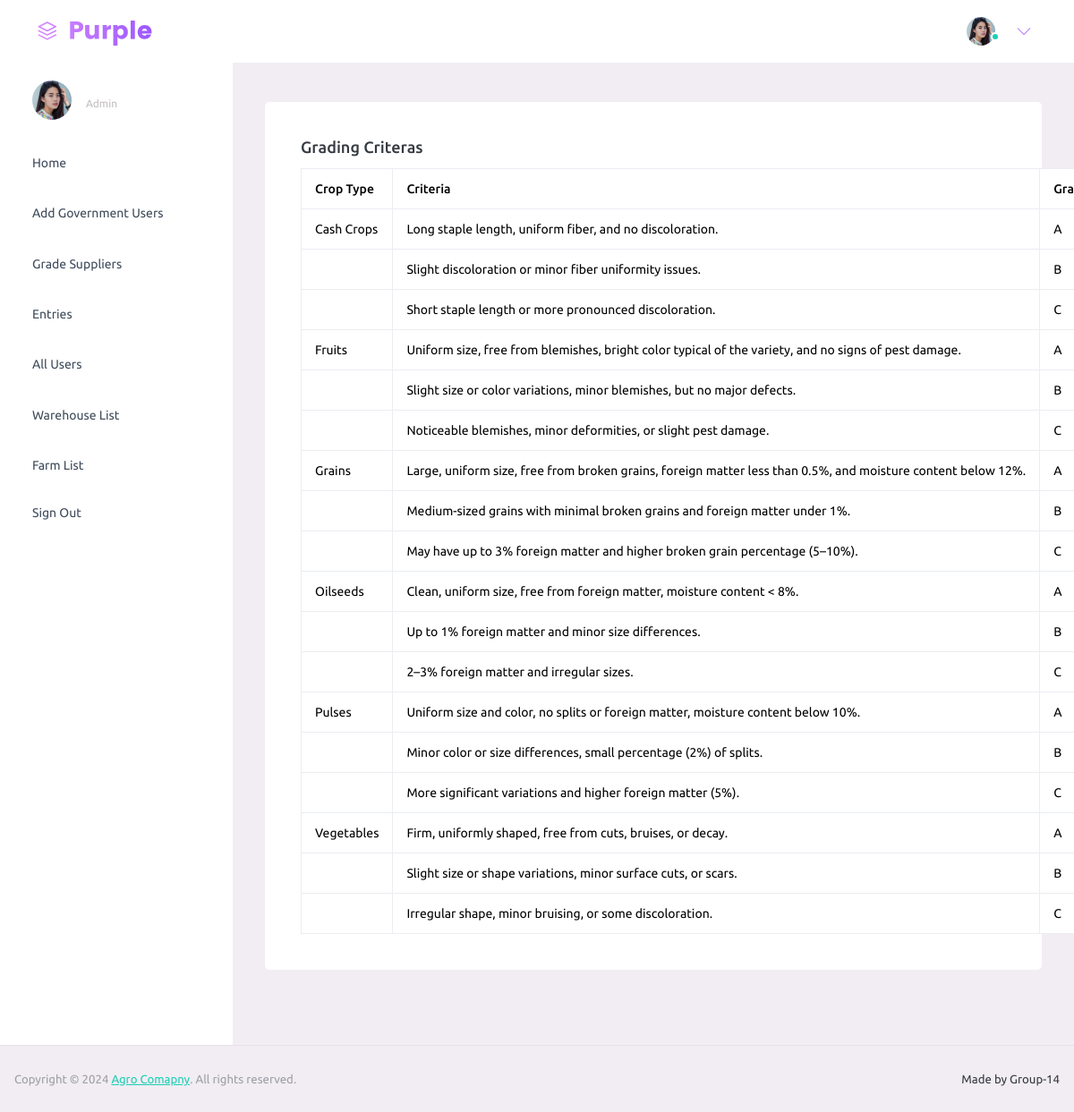
The app's page /backend/grading_criteria.php with its own data.
### tables this page shows
CREATE TABLE `grading_criteria_t` (
  `Type` varchar(30) NOT NULL,
  `Grade` varchar(20) NOT NULL,
  `Criteria` varchar(500) NOT NULL
);

### backend/grading_criteria.php (the view, shortened to what this page needs)
<?php
include 'connect.php';
?>
<!DOCTYPE html>
<html lang="en">
  <head>
    <link rel="stylesheet" href="../assets/vendors/mdi/css/materialdesignicons.min.css">
    <link rel="stylesheet" href="../assets/vendors/ti-icons/css/themify-icons.css">
    <link rel="stylesheet" href="../assets/vendors/css/vendor.bundle.base.css">
    <link rel="stylesheet" href="../assets/vendors/font-awesome/css/font-awesome.min.css">
    <link rel="stylesheet" href="../assets/vendors/font-awesome/css/font-awesome.min.css" />
    <link rel="stylesheet" href="../assets/vendors/bootstrap-datepicker/bootstrap-datepicker.min.css">
    <link rel="stylesheet" href="../assets/css/style.css">
  </head>
  <body>
    <div class="container-scroller">
      <nav class="navbar default-layout-navbar col-lg-12 col-12 p-0 fixed-top d-flex flex-row">
        <div class="text-center navbar-brand-wrapper d-flex align-items-center justify-content-start">
          <a class="navbar-brand brand-logo" href="index.html"><img src="../assets/images/logo.svg" alt="logo" /></a>
        </div>
        <div class="navbar-menu-wrapper d-flex align-items-stretch">
          <button class="navbar-toggler navbar-toggler align-self-center" type="button" data-toggle="minimize">
            <span class="mdi mdi-menu"></span>
          </button>
          <ul class="navbar-nav navbar-nav-right">
            <li class="nav-item nav-profile dropdown">
              <a class="nav-link dropdown-toggle" id="profileDropdown" href="#" data-bs-toggle="dropdown" aria-expanded="false">
                <div class="nav-profile-img">
                  <img src="../assets/images/faces/face23.jpg" alt="image">
                  <span class="availability-status online"></span>
                </div>
              </a>
            </li>
          </ul>
        </div>
      </nav>
      <div class="container-fluid page-body-wrapper">
        <nav class="sidebar sidebar-offcanvas" id="sidebar">
          <ul class="nav">
            <li class="nav-item nav-profile">
              <a href="#" class="nav-link">
                <div class="nav-profile-image">
                  <img src="../assets/images/faces/face23.jpg" alt="profile" />
                </div>
                <div class="nav-profile-text d-flex flex-column">
                  <span class="text-secondary text-small">Admin</span>
                </div>
                <i class="mdi mdi-bookmark-check text-success nav-profile-badge"></i>
              </a>
            </li>
            <li class="nav-item">
              <a class="nav-link" href="../admin.php">
                <span class="menu-title">Home</span>
                <i class="mdi mdi-home menu-icon"></i>
              </a>
            </li>
            <li class="nav-item">
              <a class="nav-link" href="adminpages/admin-add-user.php">
                <span class="menu-title">Add Government Users</span>
                <i class="mdi mdi-home menu-icon"></i>
              </a>
            </li>
            <li class="nav-item">
              <a class="nav-link" href="adminpages/admin-grade-supplier.php">
                <span class="menu-title">Grade Suppliers</span>
                <i class="mdi mdi-home menu-icon"></i>
              </a>
            </li>
            <li class="nav-item">
              <a class="nav-link" data-bs-toggle="collapse" href="#forms" aria-expanded="false" aria-controls="forms">
                <span class="menu-title">Entries</span>
                <i class="mdi mdi-format-list-bulleted menu-icon"></i>
              </a>
            </li>
            <li class="nav-item">
              <a class="nav-link" data-bs-toggle="collapse" href="#ui-basic" aria-expanded="false" aria-controls="ui-basic">
                <span class="menu-title">All Users</span>
                <i class="menu-arrow"></i>
                <i class="mdi mdi-crosshairs-gps menu-icon"></i>
              </a>
            </li>
            <li class="nav-item">
              <a class="nav-link" data-bs-toggle="collapse" href="#auth" aria-expanded="false" aria-controls="auth">
                <span class="menu-title">Warehouse List</span>
                <i class="menu-arrow"></i>
                <i class="mdi mdi-lock menu-icon"></i>
              </a>
            </li>
            <li class="nav-item">
              <a class="nav-link" data-bs-toggle="collapse" href="#auth" aria-expanded="false" aria-controls="auth">
                <span class="menu-title">Farm List</span>
                <i class="menu-arrow"></i>
                <i class="mdi mdi-lock menu-icon"></i>
              </a>
            </li>
            <li class="nav-item">
              <a class="nav-link" href="../login.html">
                <span class="menu-title">Sign Out</span>
              </a>
            </li>
          </ul>
        </nav>
        <div class="main-panel">
          <div class="content-wrapper">
          <div class="col-lg-12 grid-margin stretch-card">
                <div class="card">
                  <div class="card-body">
                    <h4 class="card-title">Grading Criteras</h4>
                    <table class="table table-bordered">
                      <thead>
                        <tr>
                          <th> Crop Type </th>
                          <th> Criteria </th>
                          <th> Grade </th>
                        </tr>
                      </thead>
                      <tbody>
                        <?php
                          $sql = "SELECT * FROM grading_criteria_t";
                          $result = $conn->query($sql);
                          $c = 0;
                          while ($row = mysqli_fetch_array($result)) {
                            $type = $row['Type'];
                            $grade = $row['Grade'];
                            $criteria = $row['Criteria'];
                            if ($c == 0 || $c % 3 == 0) {
                                echo "<tr><td>" . $type . "</td>";
                            }
                            else {
                                echo "<td>" . "" . "</td>";
                            }
                            echo "<td>" . $criteria . "</td>";
                            echo "<td>" . $grade . "</td></tr>";
                            $c = $c + 1;
                          }
                        ?>
                      </tbody>
                    </table>
                  </div>
                </div>
              </div>
              </div>
            </div>
          </div>
          <footer class="footer">
            <div class="d-sm-flex justify-content-center justify-content-sm-between">
              <span class="text-muted text-center text-sm-left d-block d-sm-inline-block">Copyright © 2024 <a href="#">Agro Comapny</a>. All rights reserved.</span>
              <span class="float-none float-sm-right d-block mt-1 mt-sm-0 text-center">Made by Group-14</span>
            </div>
          </footer>
        </div>
  </body>
</html>

### records on screen
grading_criteria_t: Type "Cash Crops", Criteria "Long staple length, uniform fiber, and no discoloration.", Grade "A"
grading_criteria_t: Criteria "Slight discoloration or minor fiber uniformity issues.", Grade "B"
grading_criteria_t: Criteria "Short staple length or more pronounced discoloration.", Grade "C"
grading_criteria_t: Type "Fruits", Criteria "Uniform size, free from blemishes, bright color typical of the variety, and no signs of pest damage.", Grade "A"
grading_criteria_t: Criteria "Slight size or color variations, minor blemishes, but no major defects.", Grade "B"
grading_criteria_t: Criteria "Noticeable blemishes, minor deformities, or slight pest damage.", Grade "C"
grading_criteria_t: Type "Grains", Criteria "Large, uniform size, free from broken grains, foreign matter less than 0.5%, and moisture content below 12%.", Grade "A"
grading_criteria_t: Criteria "Medium-sized grains with minimal broken grains and foreign matter under 1%.", Grade "B"
grading_criteria_t: Criteria "May have up to 3% foreign matter and higher broken grain percentage (5–10%).", Grade "C"
grading_criteria_t: Type "Oilseeds", Criteria "Clean, uniform size, free from foreign matter, moisture content < 8%.", Grade "A"
grading_criteria_t: Criteria "Up to 1% foreign matter and minor size differences.", Grade "B"
grading_criteria_t: Criteria "2–3% foreign matter and irregular sizes.", Grade "C"
grading_criteria_t: Type "Pulses", Criteria "Uniform size and color, no splits or foreign matter, moisture content below 10%.", Grade "A"
grading_criteria_t: Criteria "Minor color or size differences, small percentage (2%) of splits.", Grade "B"
grading_criteria_t: Criteria "More significant variations and higher foreign matter (5%).", Grade "C"
grading_criteria_t: Type "Vegetables", Criteria "Firm, uniformly shaped, free from cuts, bruises, or decay.", Grade "A"
grading_criteria_t: Criteria "Slight size or shape variations, minor surface cuts, or scars.", Grade "B"
grading_criteria_t: Criteria "Irregular shape, minor bruising, or some discoloration.", Grade "C"
